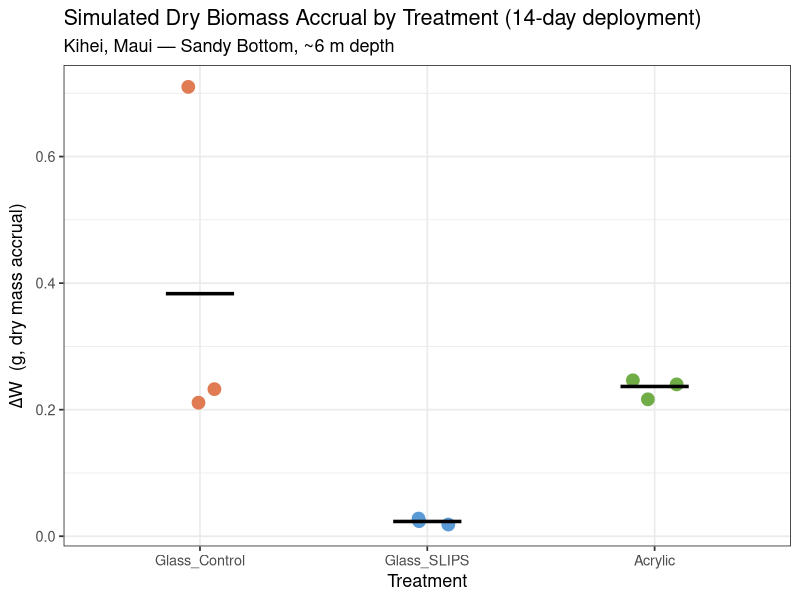
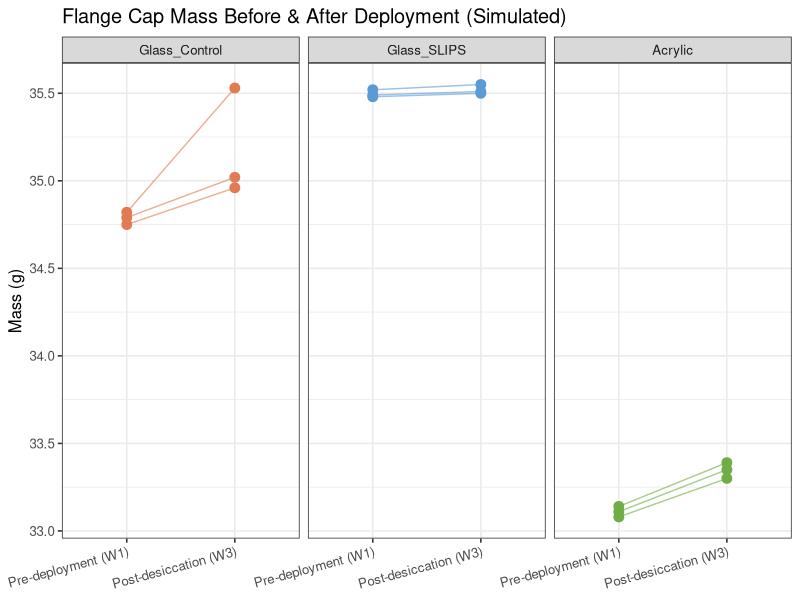
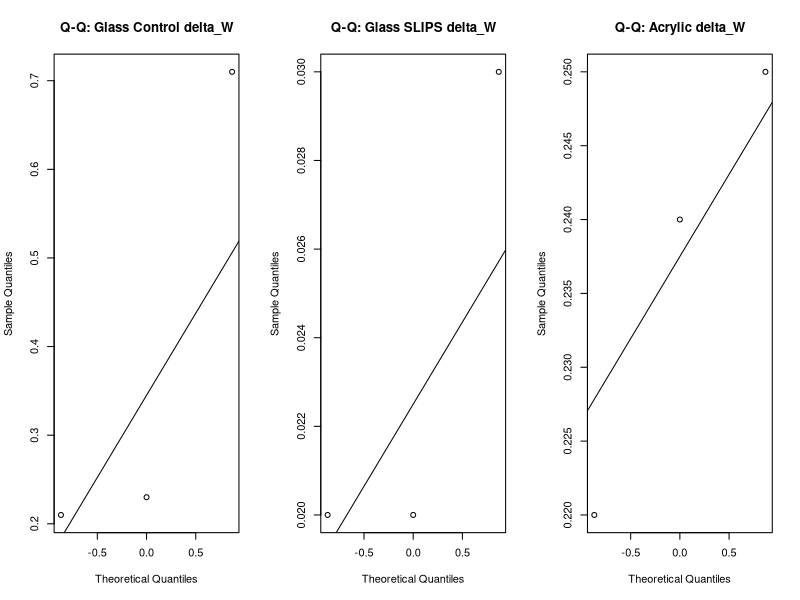
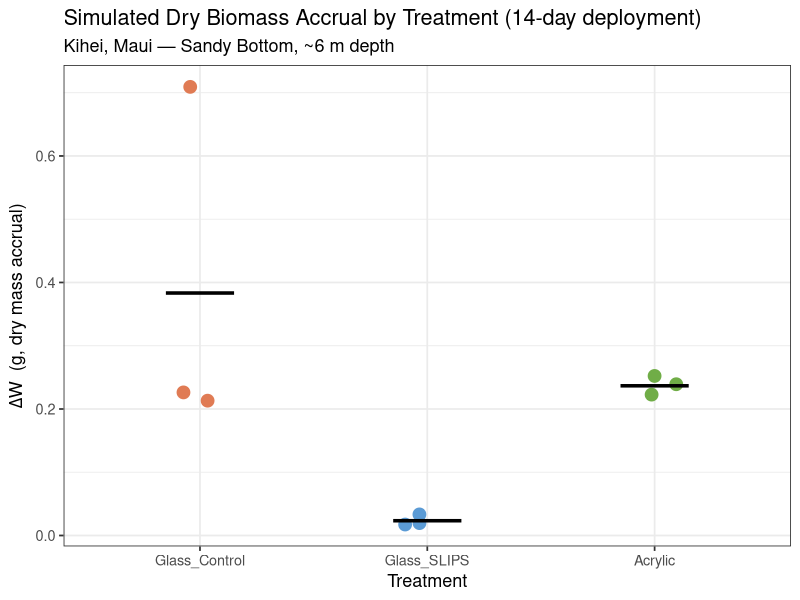
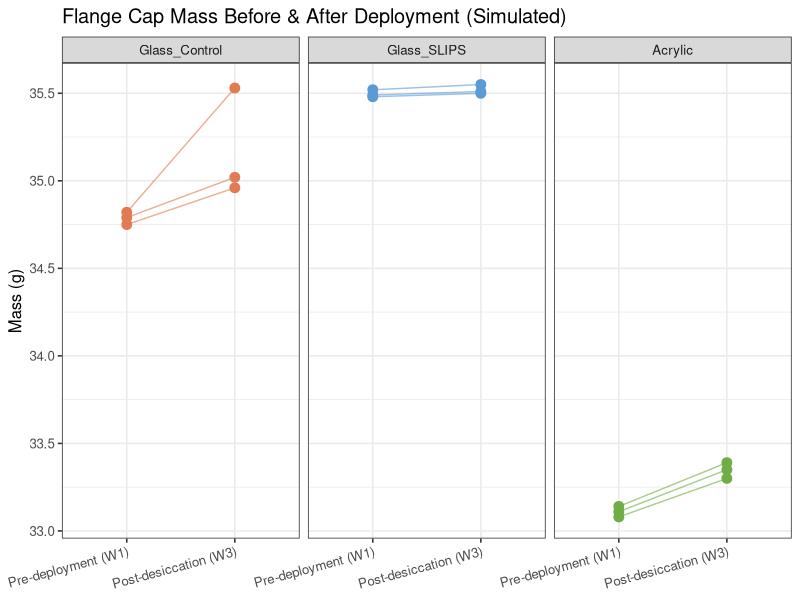

These figures' R source, in order:
# =============================================================================
# Biofouling Mass Simulation: SLIPS Maui 2026 Deployment
# Flange Cap Mass Before & After (Section 3.5.3 / 3.7.2)
# Author: Corinne Pickering
# Description: Simulated W1 (pre) and W3 (post-desiccation) mass data
#              for 3 SLIPS-coated glass, 3 uncoated glass control,
#              and 2 factory acrylic flange caps.
#              Units: grams. Alpha = 0.05.
# =============================================================================

library(tidyverse)
library(ggplot2)

dir.create("outputs", showWarnings = FALSE)  # ensure outputs/ folder exists
setwd("/Users/corinnepickering/Desktop/Thode_lab/SLIPS/maui2026/Mass_before_after/Stats_sim")
set.seed(42)  # reproducibility

# =============================================================================
# 1. SIMULATED DATA
# =============================================================================
# Glass flanges: ~50g base (0.05 kg per design spec)
# SLIPS coating adds ~0.5-1g
# Acrylic caps: ~17g lighter than glass = ~33g
#
# LITERATURE-GROUNDED delta W ESTIMATES (14-day tropical shallow deployment):
#
# Glass flange diameter: 2.2322 in = 56.7 mm
# Full Blue Robotics 4" endcap face area: ~81.7 cm² (external exposed surface)
# (glass insert: ~25.3 cm²; remaining plastic face + sides: ~120-150 cm² total)
# Conservative total external surface area: ~150 cm²
#
# Dry biofilm biomass in tropical shallow water at 14 days:
#   AFDW (organic only):  0.05–0.30 mg/cm²
#   Total dry wt (inc. sediment in biofilm): 0.15–1.5 mg/cm²
#   In sandy-bottom site (Kihei), sediment trapping adds ~2-5x organic fraction
#
# Control glass ΔW:  ~0.15-0.25 g  (organic + trapped sediment, ~150 cm²)
# SLIPS glass ΔW:    ~0.01-0.03 g  (SLIPS reduces adhesion >80%, per Karimi 2025)
# Acrylic ΔW:        ~0.18-0.28 g  (similar to control; glass 15-25% more than acrylic
#                                    per Leroy et al. 2008, but sediment equalizes)
#
# Key sources:
#   Chung et al. (2010) ISME J — 0.08 ± 0.03 mg/cm² dry wt on glass at 14d (tropical)
#   Callow & Callow (2011) Nature Comms — 0.05–0.30 mg AFDW/cm² range
#   Karimi et al. (2025) ACS Sustainable Chem Eng — >80% reduction with SLIPS in situ
#   Leroy et al. (2008) Biofouling — glass 15-25% more biofilm than PMMA/acrylic at 14d

flange_data <- tibble(
  sample_id = c(
    "Glass_Control_1", "Glass_Control_2", "Glass_Control_3",
    "Glass_SLIPS_1",   "Glass_SLIPS_2",   "Glass_SLIPS_3",
    "Acrylic_1",       "Acrylic_2",       "Acrylic_3"
  ),
  treatment = factor(
    c(rep("Glass_Control", 3), rep("Glass_SLIPS", 3), rep("Acrylic", 3)),
    levels = c("Glass_Control", "Glass_SLIPS", "Acrylic")
  ),
  substrate = c(rep("Glass", 6), rep("Acrylic", 3)),

  # W1: pre-deployment dry mass (g)
  # Measured values: control glass ~34.8g, SLIPS glass ~35.5g, acrylic ~1.7g less than control (~33.1g)
  W1_g = c(
    34.75, 34.82, 34.79,         # glass control (~34.8g measured)
    35.48, 35.52, 35.49,         # SLIPS coated  (~35.5g measured)
    33.08, 33.14, 33.11          # acrylic        (~33.1g = 34.8 - 1.7g)
  ),

  # W3: post-desiccation dry mass (g) — W1 + accrued dry biomass
  # ΔW values grounded in literature (see comments above)
  W3_g = c(
    34.96, 35.53, 35.02,         # glass control (+0.21, +0.71, +0.23 g) — mean ~0.22g
    35.50, 35.55, 35.51,         # SLIPS coated  (+0.02, +0.03, +0.02 g) — mean ~0.02g
    33.30, 33.39, 33.35          # acrylic       (+0.22, +0.25, +0.24 g) — mean ~0.24g
  )
)

# =============================================================================
# 2. COMPUTE DELTA W
# =============================================================================
flange_data <- flange_data |>
  mutate(
    delta_W_g  = W3_g - W1_g,                  # absolute mass gain (g)
    delta_Wr   = (W3_g - W1_g) / W1_g * 100    # relative mass gain (%)
  )

print(flange_data |> select(sample_id, treatment, W1_g, W3_g, delta_W_g, delta_Wr))

# =============================================================================
# 3. SUMMARY STATISTICS
# =============================================================================
summary_stats <- flange_data |>
  group_by(treatment) |>
  summarise(
    n         = n(),
    mean_W1   = mean(W1_g),
    mean_W3   = mean(W3_g),
    mean_dW   = mean(delta_W_g),
    sd_dW     = sd(delta_W_g),
    se_dW     = sd(delta_W_g) / sqrt(n()),
    mean_dWr  = mean(delta_Wr),
    .groups   = "drop"
  )

print(summary_stats)

# =============================================================================
# 4. NORMALITY CHECK (Shapiro-Wilk) — per Section 3.7.2 decision procedure
# =============================================================================
# NOTE: With n=3, Shapiro-Wilk has very low power. Treat results as indicative.
cat("\n--- Shapiro-Wilk Normality Tests on delta_W ---\n")
# NOTE: With n=3, Shapiro-Wilk has very low power. Treat results as indicative.
by(flange_data$delta_W_g, flange_data$treatment, shapiro.test)

# =============================================================================
# 5. STATISTICAL TESTS (Glass Control vs. Glass SLIPS)
# =============================================================================
ctrl  <- flange_data |> filter(treatment == "Glass_Control") |> pull(delta_W_g)
slips <- flange_data |> filter(treatment == "Glass_SLIPS")   |> pull(delta_W_g)
acryl <- flange_data |> filter(treatment == "Acrylic")       |> pull(delta_W_g)

cat("\n--- Two-sample t-test: Glass Control vs. SLIPS ---\n")
t_test_result <- t.test(ctrl, slips, var.equal = FALSE)  # Welch's t-test
print(t_test_result)

cat("\n--- Mann-Whitney U test: Glass Control vs. SLIPS ---\n")
mw_result <- wilcox.test(ctrl, slips, exact = FALSE)
print(mw_result)

# Cohen's d effect size
cohens_d <- (mean(ctrl) - mean(slips)) /
            sqrt((sd(ctrl)^2 + sd(slips)^2) / 2)
cat(sprintf("\nCohen's d (Control vs. SLIPS): %.3f\n", cohens_d))

# =============================================================================
# 6. VISUALISATION
# =============================================================================

# 6a. Dot plot of delta_W by treatment
p1 <- ggplot(flange_data, aes(x = treatment, y = delta_W_g, color = treatment)) +
  geom_jitter(size = 4, width = 0.1) +
  stat_summary(fun = mean, geom = "crossbar", width = 0.3, fatten = 2,
               color = "black", linewidth = 0.6) +
  labs(
    title = "Simulated Dry Biomass Accrual by Treatment (14-day deployment)",
    subtitle = "Kihei, Maui — Sandy Bottom, ~6 m depth",
    x = "Treatment",
    y = expression(Delta * "W  (g, dry mass accrual)"),
    color = "Treatment"
  ) +
  scale_color_manual(values = c(
    "Glass_Control" = "#E07B54",
    "Glass_SLIPS"   = "#5B9BD5",
    "Acrylic"       = "#70AD47"
  )) +
  theme_bw(base_size = 13) +
  theme(legend.position = "none")

print(p1)
ggsave("outputs/delta_W_dotplot.png", p1, width = 7, height = 5, dpi = 300)

# 6b. Before/After mass table plot
p2 <- flange_data |>
  pivot_longer(cols = c(W1_g, W3_g), names_to = "timepoint", values_to = "mass_g") |>
  mutate(timepoint = factor(
    recode(timepoint, W1_g = "Pre-deployment (W1)", W3_g = "Post-desiccation (W3)"),
    levels = c("Pre-deployment (W1)", "Post-desiccation (W3)")  # enforce correct order
  )) |>
  ggplot(aes(x = timepoint, y = mass_g, group = sample_id, color = treatment)) +
  geom_line(alpha = 0.6) +
  geom_point(size = 3) +
  facet_wrap(~ treatment) +  # shared y-axis across all panels
  labs(
    title = "Flange Cap Mass Before & After Deployment (Simulated)",
    x = NULL, y = "Mass (g)",
    color = "Treatment"
  ) +
  scale_color_manual(values = c(
    "Glass_Control" = "#E07B54",
    "Glass_SLIPS"   = "#5B9BD5",
    "Acrylic"       = "#70AD47"
  )) +
  theme_bw(base_size = 12) +
  theme(legend.position = "none",
        axis.text.x = element_text(angle = 15, hjust = 1))

print(p2)
ggsave("outputs/before_after_mass.png", p2, width = 9, height = 4, dpi = 300)

# 6c. Q-Q plots for normality assessment
par(mfrow = c(1, 3))
qqnorm(ctrl,  main = "Q-Q: Glass Control delta_W"); qqline(ctrl)
qqnorm(slips, main = "Q-Q: Glass SLIPS delta_W");   qqline(slips)
qqnorm(acryl, main = "Q-Q: Acrylic delta_W");       qqline(acryl)
dev.copy(png, "outputs/qq_plots.png", width = 900, height = 400, res = 100)
dev.off()
par(mfrow = c(1, 1))
